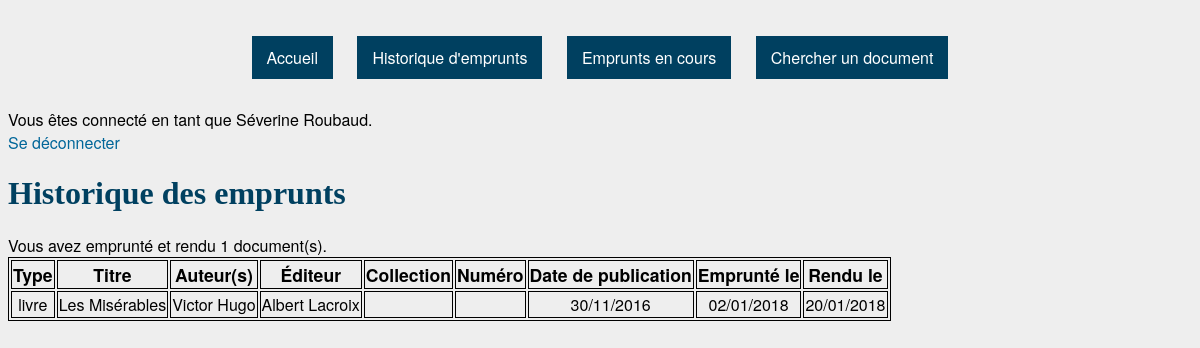
The app's page /historique.php (signed in) with its own data.
### tables this page shows
CREATE TABLE `EmpruntsRendus` (
  `ID` int(11) NOT NULL,
  `abonné` int(11) NOT NULL,
  `document` int(11) NOT NULL,
  `date_emprunt` date NOT NULL,
  `date_retour` date NOT NULL
);

CREATE TABLE `Documents` (
  `ID` int(11) NOT NULL,
  `titre` varchar(50) NOT NULL,
  `type` set('livre','BD','revue','CD','DVD') NOT NULL,
  `éditeur` varchar(20) DEFAULT NULL,
  `collection` varchar(20) DEFAULT NULL,
  `numéro` int(11) DEFAULT NULL,
  `date_publication` date NOT NULL,
  `disponible` tinyint(1) NOT NULL DEFAULT '1'
);

CREATE TABLE `Auteurs` (
  `ID` int(11) NOT NULL,
  `nom` varchar(20) NOT NULL
);

### session.php (called while the page is built, shortened)
<?php
	$db = mysqli_connect("localhost", $_SESSION['pseudo'], $_SESSION['mdp'], "bibli");
	mysqli_query($db, "SET NAMES 'utf8'");
	if ($_SESSION['demo']) {
		if ($_SESSION['is_admin']) {
			$query = mysqli_query($db, "SELECT * FROM Admins");
		}
		else {
			$query = mysqli_query($db, "SELECT * FROM `Abonnés`") or die(mysqli_error($db));
		}
		$row = mysqli_fetch_assoc($query);
		$user_id = $row['ID'];
		$nom = "(compte choisi arbitrairement : ".$row['prénom']." ".$row['nom'].")";
		$prenom = "testeur";
		$pseudo = $row['pseudo'];
	}
	else {
		$verif = $_SESSION['pseudo'];
		if ($_SESSION['is_admin']) {
			$query = mysqli_query($db, "SELECT * FROM Admins WHERE pseudo = '$verif'");
		}
		else {
			$query = mysqli_query($db, "SELECT * FROM Abonnés WHERE pseudo = '$verif'");
		}
		$row = mysqli_fetch_assoc($query);
		$user_id = $row['ID'];
		$nom = $row['nom'];
		$prenom = $row['prénom'];
	}
?>

### historique.php (the view, shortened to what this page needs)
<?php
	include('session.php');
?>
<!DOCTYPE html>
<html>
	<head>
		<link href="style.css" rel="stylesheet" type="text/css">
	</head>
	<body>
		<?php
			include('header.php');
		?>
		<h1>Historique des emprunts</h1>
		<?php
			$result = mysqli_query($db, "SELECT document, date_emprunt, date_retour FROM EmpruntsRendus WHERE abonné = '$user_id' ORDER BY date_emprunt");
			$row_cpt = mysqli_num_rows($result);
			if ($row_cpt == 0) {
				echo "<div>Vous n'avez encore emprunté aucun document.</div>";
			}
			else {
				echo '<div>Vous avez emprunté et rendu ' . $row_cpt . ' document(s).</div>';
				echo '<table><tr id="header"><td>Type</td><td>Titre</td><td>Auteur(s)</td><td>Éditeur</td><td>Collection</td><td>Numéro</td><td>Date de publication</td><td>Emprunté le</td><td>Rendu le</td></tr>';
				while ($row = mysqli_fetch_row($result)) {
					$doc_id = $row[0];
					$result_doc = mysqli_query($db, "SELECT * FROM Documents WHERE ID = '$doc_id'");
					$doc = mysqli_fetch_row($result_doc);
					$result_auteurs = mysqli_query($db, "SELECT nom FROM CrééPar, Auteurs WHERE document = '$doc_id' AND auteur = ID");
					$first_auteur = True;
					while ($auteur = mysqli_fetch_row($result_auteurs)) {
						if ($first_auteur) {
							$auteurs = $auteur[0];
							$first_auteur = False;
						}
						else {
							$auteurs = $auteurs . ", " . $auteur[0];
						}
					}
					echo '<tr><td>' . $doc[2] . '</td><td>' . $doc[1] . '</td><td>' . $auteurs . '</td><td>' . $doc[3]
						. '</td><td>' . $doc[4] . '</td><td>' . $doc[5] . '</td><td>' . date("d/m/Y", strtotime($doc[6]))
						. '</td><td>' . date("d/m/Y", strtotime($row[1])) . '</td><td>' . date("d/m/Y", strtotime($row[2])) . '</td></tr>';
				}
				echo '</table>';
			}
		?>
	</body>
</html>

### header.php
<div class="menu">
	<a href=home.php>Accueil</a>
	<a href=historique.php>Historique d'emprunts</a>
	<a href=emprunts.php>Emprunts en cours</a>
	<a href=recherche.php>Chercher un document</a>
</div>
<div>Vous êtes connecté en tant que <?php echo $prenom . " " . $nom; ?>.</div>
<div><a href="logout.php">Se déconnecter</a></div>

### style.css (style rules this page uses)
body { background-color: #eeeeee; font-family: "HelveticaNeue-Light", "Helvetica Neue Light", "Helvetica Neue", Helvetica, Arial, "Lucida Grande", sans-serif; font-weight: 500; }
h1, h2, h3, h4, h5, h6 { font-family: Georgia, serif; color: #004060; }
a, a:visited { color: #006699; text-decoration: none; }
table, td { text-align: center; border: 1px solid black; }
#header { font-size: 1.1em; font-weight: bold; }
.menu { text-align: center; top: 0; width:100%; }
.menu a { background: #004060; color: #FFF; padding: 10px 15px; margin: 10px 10px 10px 10px; line-height: 100px; }

### records on screen
abonnés: prénom "Séverine", nom "Roubaud"
empruntsrendus: documents.type "livre", documents.titre "Les Misérables", auteurs.nom "Victor Hugo", documents.éditeur "Albert Lacroix", documents.date_publication "30/11/2016", date_emprunt "02/01/2018", date_retour "20/01/2018"

### other values on screen
$row_cpt "1"
